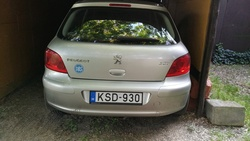
#> input picture practice/car_numberplate_rs.jpg, 250 x 141 px, shrunk from 992 x 560 before the run
$ python 03_02_car_np_masked.py
#> lines starting #> are read from the running program, lines starting #| are printed output that depends on the picture; pictures that were not available may be replaced by others from this repository, and a replacement may not be noted

import cv2
import time

# Read input images
im = cv2.imread('car_numberplate_rs.jpg', cv2.IMREAD_COLOR)
#> im is the input picture: shape (141, 250, 3); mean B, G, R 73.6, 83.5, 86.2
mask = cv2.imread('car_numberplate_rs_mask.png', cv2.IMREAD_COLOR)
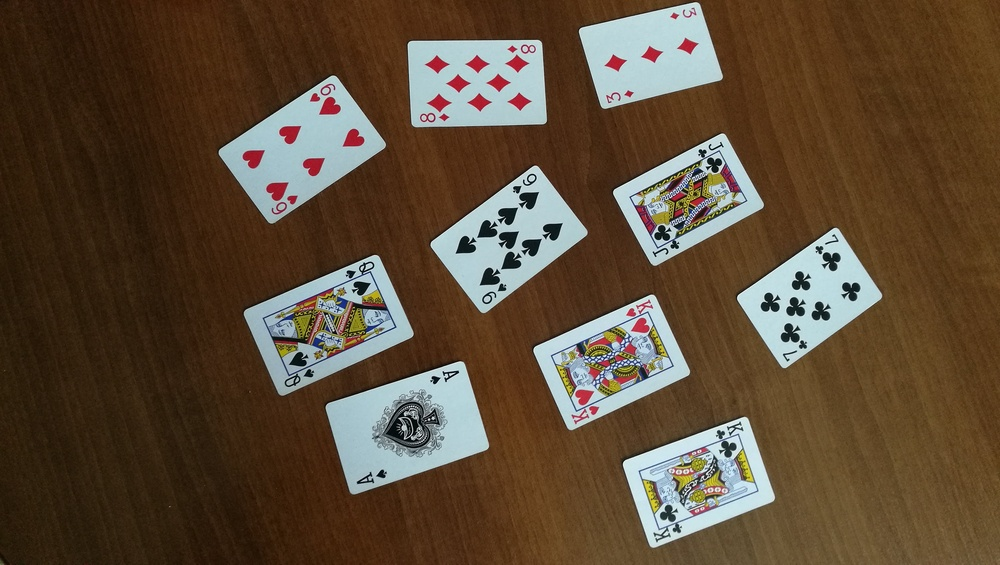
#> input picture practice/FCards_01.jpg, 1000 x 565 px, shrunk from 3968 x 2240 before the run, given in place of car_numberplate_rs_mask.png, which was not available
#> mask is the input picture: shape (565, 1000, 3); mean B, G, R 55.6, 75.3, 93.4
edge = cv2.imread('car_numberplate_rs_mask_edge.png', cv2.IMREAD_GRAYSCALE)
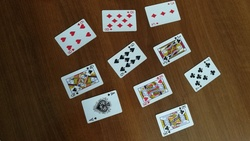
#> input picture practice/FCards_01_rs.jpg, 250 x 141 px, shrunk from 992 x 560 before the run, given in place of car_numberplate_rs_mask_edge.png, which was not available
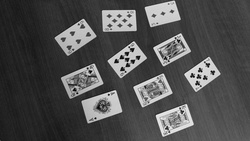
#> edge: shape (141, 250); min 0, max 244, mean 78.7

# Image row and column size match check
#> (the run stopped early here; a loop or call above may not have finished)
